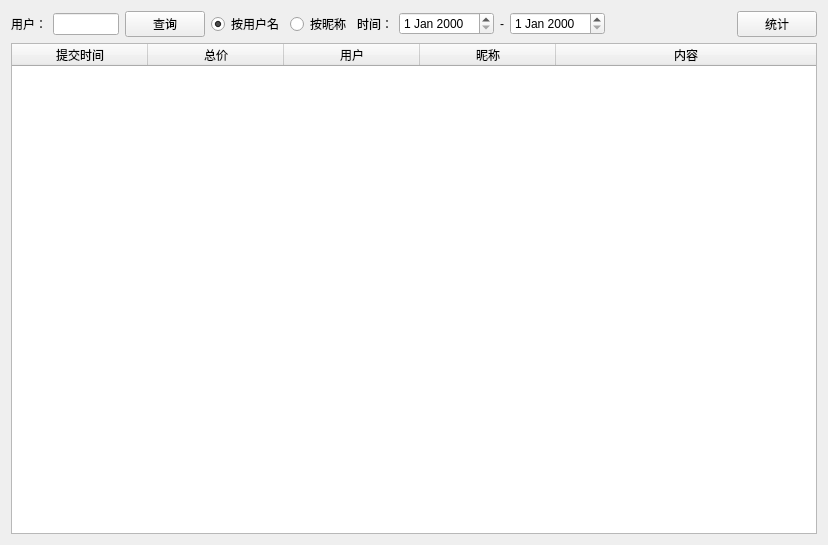
<?xml version="1.0" encoding="UTF-8"?>
<ui version="4.0">
 <class>order_manage</class>
 <widget class="QWidget" name="order_manage">
  <property name="geometry">
   <rect>
    <x>0</x>
    <y>0</y>
    <width>828</width>
    <height>545</height>
   </rect>
  </property>
  <property name="windowTitle">
   <string>订单管理</string>
  </property>
  <layout class="QGridLayout" name="gridLayout">
   <item row="0" column="0">
    <widget class="QLabel" name="label_3">
     <property name="text">
      <string>用户：</string>
     </property>
    </widget>
   </item>
   <item row="0" column="1">
    <widget class="QLineEdit" name="lineEdit_search"/>
   </item>
   <item row="0" column="2">
    <widget class="QPushButton" name="pushButton_search">
     <property name="text">
      <string>查询</string>
     </property>
    </widget>
   </item>
   <item row="0" column="3">
    <widget class="QRadioButton" name="radioButton_account">
     <property name="text">
      <string>按用户名</string>
     </property>
     <property name="checked">
      <bool>true</bool>
     </property>
    </widget>
   </item>
   <item row="0" column="4">
    <widget class="QRadioButton" name="radioButton_nickname">
     <property name="text">
      <string>按昵称</string>
     </property>
    </widget>
   </item>
   <item row="0" column="5">
    <widget class="QLabel" name="label">
     <property name="text">
      <string>时间：</string>
     </property>
    </widget>
   </item>
   <item row="0" column="6">
    <widget class="QDateEdit" name="dateEdit_date1"/>
   </item>
   <item row="0" column="7">
    <widget class="QLabel" name="label_2">
     <property name="text">
      <string>-</string>
     </property>
    </widget>
   </item>
   <item row="0" column="8">
    <widget class="QDateEdit" name="dateEdit_date2"/>
   </item>
   <item row="0" column="9">
    <spacer name="horizontalSpacer">
     <property name="orientation">
      <enum>Qt::Horizontal</enum>
     </property>
     <property name="sizeHint" stdset="0">
      <size>
       <width>162</width>
       <height>20</height>
      </size>
     </property>
    </spacer>
   </item>
   <item row="0" column="10">
    <widget class="QPushButton" name="pushButton_stat">
     <property name="text">
      <string>统计</string>
     </property>
    </widget>
   </item>
   <item row="1" column="0" colspan="11">
    <widget class="QTableWidget" name="tableWidget">
     <attribute name="horizontalHeaderDefaultSectionSize">
      <number>136</number>
     </attribute>
     <attribute name="horizontalHeaderStretchLastSection">
      <bool>true</bool>
     </attribute>
     <column>
      <property name="text">
       <string>提交时间</string>
      </property>
     </column>
     <column>
      <property name="text">
       <string>总价</string>
      </property>
     </column>
     <column>
      <property name="text">
       <string>用户</string>
      </property>
     </column>
     <column>
      <property name="text">
       <string>昵称</string>
      </property>
     </column>
     <column>
      <property name="text">
       <string>内容</string>
      </property>
     </column>
    </widget>
   </item>
  </layout>
 </widget>
 <resources/>
 <connections/>
</ui>
